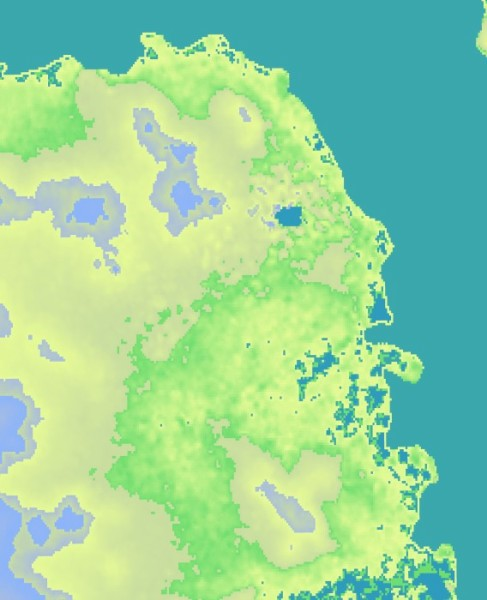
//> input picture brightness/assets/gdal_heat-map.jpg, 487 x 600 px
$ ./main ../assets/gdal_heat-map.jpg   (built with g++ and OpenCV 4)
//> lines starting //> are read from the running program, lines starting //| are printed output that depends on the picture
#include <iostream>
#include "opencv2/imgproc.hpp"
#include "opencv2/highgui.hpp"

using namespace cv;
using std::vector;
using std::cout;
using std::endl;
using std::string;

const int samples_count = 6;
const int slider_max = 100;

char windowName[50] = "Brightness Alteration";
char FirstTrackbarName[50] = "First parameter";
char SecondTrackbarName[50] = "Second parameter";
int a_slider = 1;
int b_slider = 1;

Mat grayscaleDefault;

static double transform(double x, double y, uchar z) {
  return a_slider * (sin(x / a_slider) + 1) + b_slider * (cos(y / b_slider) + 1) + z;
}

static Mat adjustAB(Mat& image) {
  int rows = image.rows;
  int cols = image.cols;
  Mat new_image = Mat::zeros(rows, cols, CV_8UC1);
  for( int y = 0; y < rows; y++ ) {
        for( int x = 0; x < cols; x++ ) {
            for( int c = 0; c < image.channels(); c++ ) {
              int newVal = saturate_cast<uchar>( transform(x, y, image.at<Vec3b>(y,x)[c]) );
              uchar& targetPixel = new_image.at<Vec3b>(y,x)[c];
              targetPixel = newVal;
            }
        }
    }

  return new_image;
}

static void onTrackbar(int, void *) {
  Mat newImage = adjustAB(grayscaleDefault);
  Mat out;
  hconcat(grayscaleDefault, newImage, out);
  imshow(windowName, out);
  waitKey();
}

static void configureGUI() {
  namedWindow(windowName, WINDOW_AUTOSIZE); // Create Window
  createTrackbar(FirstTrackbarName, windowName, &a_slider, slider_max, onTrackbar);
  createTrackbar(SecondTrackbarName, windowName, &b_slider, slider_max, onTrackbar);
  onTrackbar(0, 0);
}

int main( int argc, char** argv ) {
  CommandLineParser parser( argc, argv, "{@input | ./assets/chrome_logo.png | input image}" );
  Mat colored = imread(parser.get<string>("@input"));
//> colored is the input picture: 600 rows x 487 cols, CV_8UC3; mean B, G, R 158.1, 210.3, 149
  if (colored.empty()) {
    cout << "Error loading image" << endl;
    return -1;
  }

  cvtColor(colored, grayscaleDefault, COLOR_BGR2GRAY);
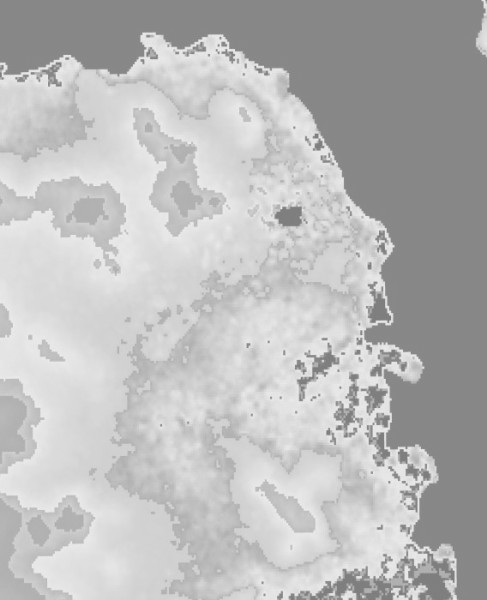
//> grayscaleDefault: 600 rows x 487 cols, CV_8UC1; min 117, max 240, mean 186
  configureGUI();
//> in onTrackbar, `hconcat(grayscaleDefault, newImage, out);`:
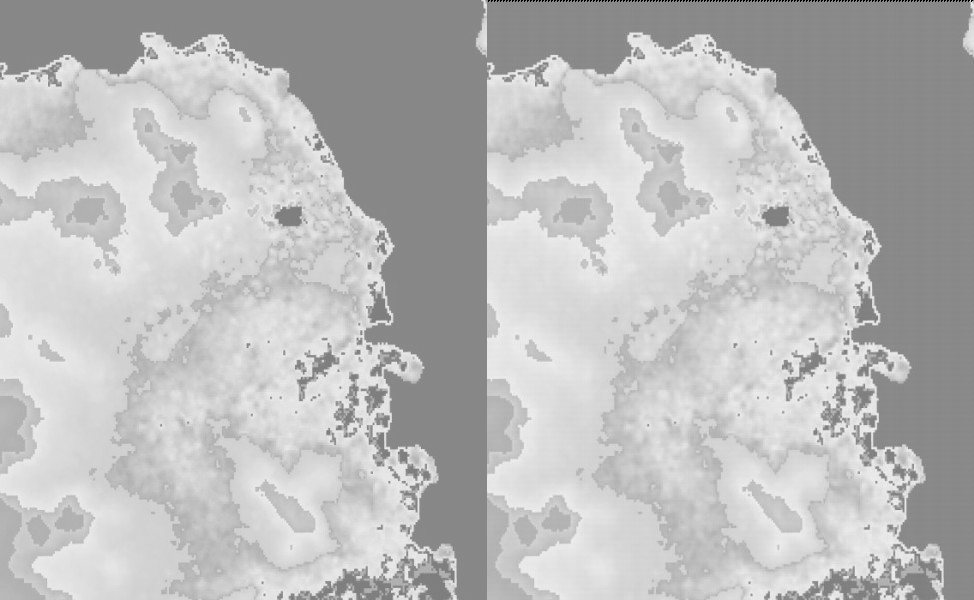
//> out: 600 rows x 974 cols, CV_8UC1; min 0, max 243, mean 186.9

  waitKey();
  return 0;
}
